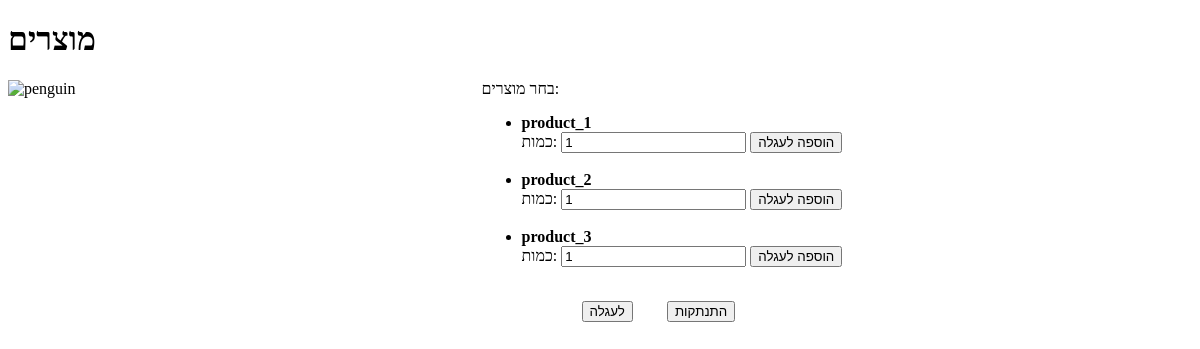
The app's page /products (signed in), older data.
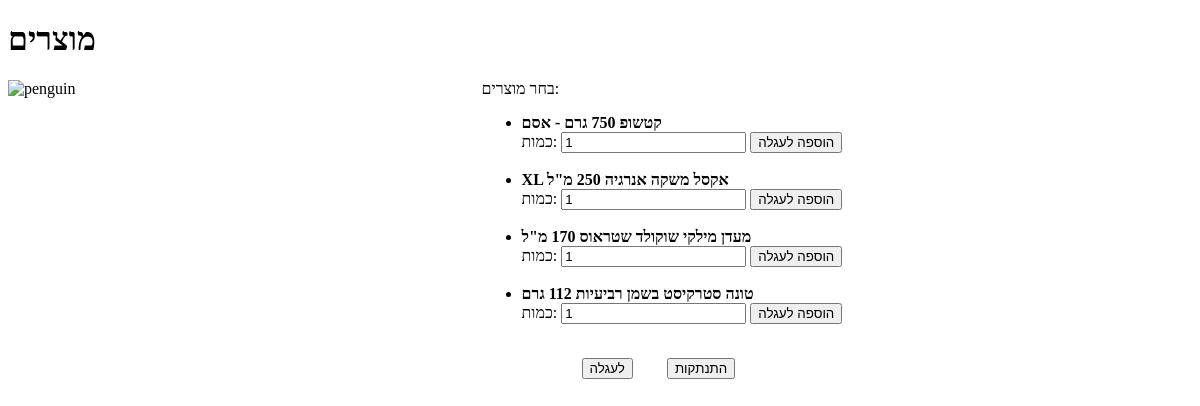
The same page, newer data.
### tables this page shows
CREATE TABLE products(    product_id VARCHAR(50) NOT NULL,    product_name VARCHAR(200) NOT NULL,    product_image VARCHAR(200) NOT NULL);

### app.py (the view)
@app.route('/products')
@login_required
def products():
    products = get_product_names()
    return render_template('/html/products.html', products=products)

### app.py (called while the page is built)
def login_required(view):
    @functools.wraps(view)
    def wrapped_view(*args, **kwargs):
        if 'user_name' not in session:
            return redirect('/')
        return view(*args, **kwargs)
    return wrapped_view

### static/python/functions.py (called while the page is built)
def get_product_names():
    with sqlite3.connect(DATABASE) as connection:
        cursor = connection.cursor()
        products_list = []
        q = "SELECT product_name, product_id FROM products"
        try:
            rows = cursor.execute(q)
            products_list = [{'product_name': r[0], 'product_id': r[1]} for r in rows]
        except Exception as e:
            print(e)
        return products_list

### templates/html/products.html (shortened to what this page needs)
<!DOCTYPE html>
<html>
<head>
</head>
<body>
    <h1>מוצרים</h1>
    <div style="width: 100%;">
        <div style="width: 40%;float:left;">
            <img src="https://thumbs.dreamstime.com/b/penguin-shopping-cart-vector-vector-illustration-flat-minimal-vector-eps-file-copy-space-160715074.jpg" alt="penguin" width="500" height="600">
        </div>
        <div style="width:50%;float:left;">
            <label for="products">בחר מוצרים:</label>
                <ul>
                {% for product in products %}
                    <li>
                        <strong>{{ product.product_name }}</strong>
                            <form action="/add_to_cart" method="POST">
                                <label for="quantity">כמות:</label>
                                <input type="number" id="quantity" name="quantity" min="1" value="1">
                                <button type="submit">הוספה לעגלה</button>
                            </form>
                    </li>
                {% endfor %}
                </ul>
            <a href="/view_cart"><button style="position:relative; left:100px;">לעגלה</button></a>
            <a href="/logout"><button style="position:relative; left:130px;">התנתקות</button></a>
        </div>
</body>
</html>

Row changes from the older to the newer data that the page shows:
changed products: product_name "product_1" → "קטשופ 750 גרם - אסם"
changed products: product_name "product_2" → "XL אקסל משקה אנרגיה 250 מ\"ל"
changed products: product_name "product_3" → "מעדן מילקי שוקולד שטראוס 170 מ\"ל"
added products: product_name "טונה סטרקיסט בשמן רביעיות 112 גרם"
